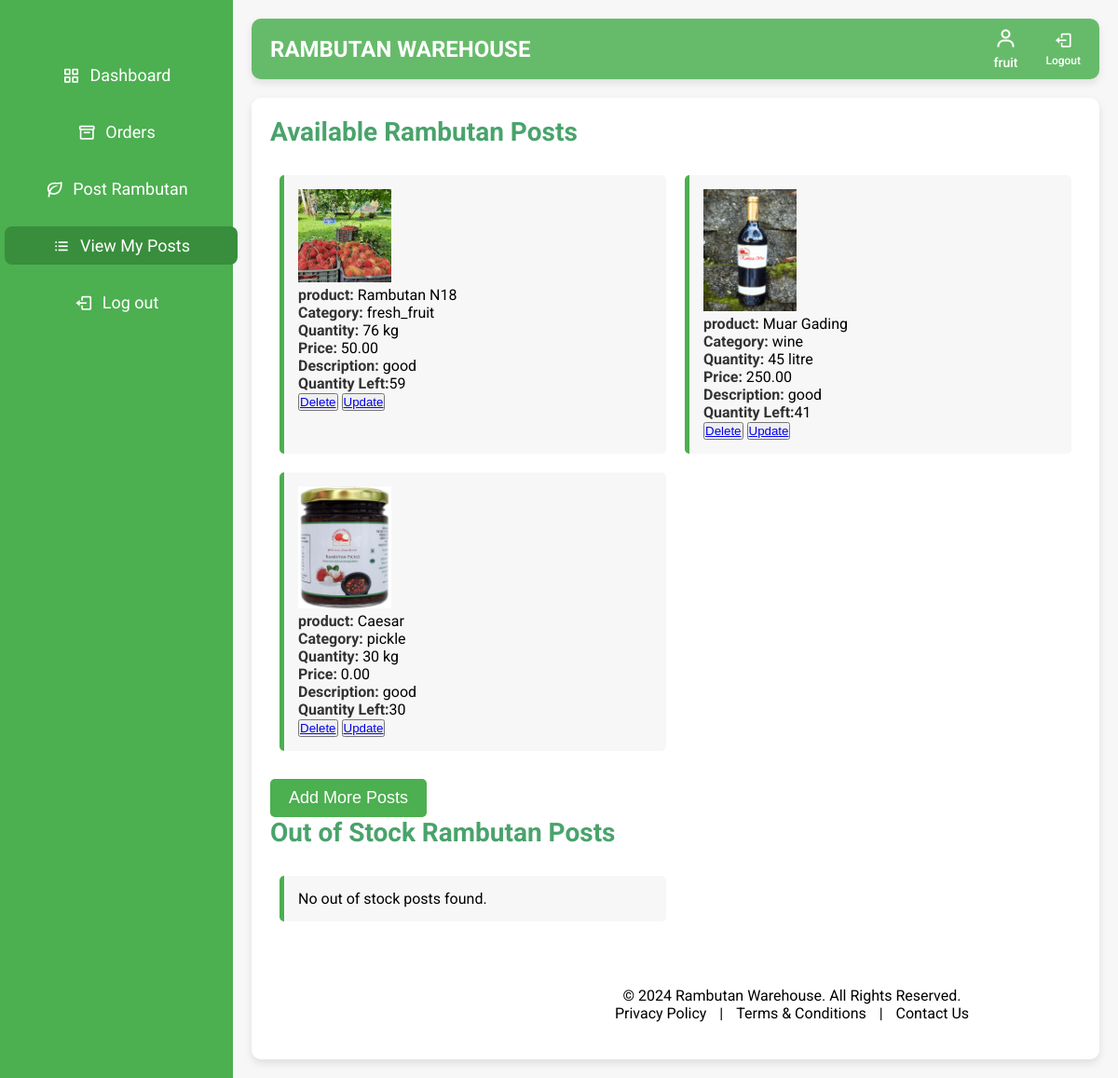
Page /view_posts/ (signed in) on the committed database.
### warehouse/models.py (models this page shows, shortened)
class Registeruser(AbstractUser):
    username = models.EmailField(unique=True)
    name = models.CharField(max_length=50,default='noname')
    contact = models.CharField(max_length=250, blank=True)
    address = models.CharField(max_length=250, blank=True)
    place = models.CharField(max_length=100, blank=True)
    role = models.CharField(max_length=10, choices=ROLE_CHOICES)
    groups = models.ManyToManyField(
        Group,
        related_name='registeruser_set',  # Custom related_name
        blank=True,
        help_text='The groups this user belongs to. A user will get all permissions granted to each of their groups.'
    )
    user_permissions = models.ManyToManyField(
        Permission,
        related_name='registeruser_set',  # Custom related_name
        blank=True,
        help_text='Specific permissions for this user.'
    )

class RambutanPost(models.Model):
    farmer = models.ForeignKey('FarmerDetails', on_delete=models.CASCADE, related_name='rambutan_posts')
    PRODUCT_CHOICES = sorted([
        ('Binjai', 'Binjai'),
        ('Caesar', 'Caesar'),
        ('E35', 'E35'),
        ('Hg Deli Baling', 'Hg Deli Baling'),
        ('Jarum Emas', 'Jarum Emas'),
        ('Maharlika', 'Maharlika'),
        ('Malwana', 'Malwana'),
        ('Muar Gading', 'Muar Gading'),
        ('Rambutan N18', 'Rambutan N18'),
        ('Rongrien', 'Rongrien'),
        ('School Boy', 'School Boy'),
        ('other', 'Other')  # 'Other' option placed last
    ], key=lambda x: (x[0] != 'other', x[0]))  # Ensures 'Other' is last
    product = models.CharField(max_length=255, choices=PRODUCT_CHOICES)
    CATEGORY_CHOICES = [
        ('fresh_fruit', 'Fresh Fruit'),
        ('juice', 'Juice'),
        ('pickle', 'Pickle'),
        ('wine', 'Wine'),
    ]
    category = models.CharField(max_length=20, choices=CATEGORY_CHOICES)
    quantity_type = models.CharField(max_length=10, choices=[('kg', 'Kilograms'), ('L', 'Litres')])
    quantity = models.PositiveIntegerField(default=1)
    quantity_left = models.PositiveIntegerField(default=0)
    price = models.DecimalField(max_digits=10, decimal_places=2)
    image = models.ImageField(upload_to='rambutan_images/')
    description = models.TextField()
    created_at = models.DateTimeField(auto_now_add=True)
    is_available = models.BooleanField(default=True)

### warehouse/views.py (the view)
# urls.py: path('view_posts/',views.view_posts,name='view_posts'),
@login_required
@cache_control(no_cache=True, must_revalidate=True, no_store=True)
def view_posts(request):
    user = request.user
    try:
        farmer_details = user.farmerdetails
        available_posts = RambutanPost.objects.filter(farmer=farmer_details, is_available=True)
        out_of_stock_posts = RambutanPost.objects.filter(farmer=farmer_details, is_available=False, quantity_left=0)
        unavailable_posts = RambutanPost.objects.filter(farmer=farmer_details, is_available=False).exclude(quantity_left=0)
    except FarmerDetails.DoesNotExist:
        return redirect('farmer_details')
    context = {
        'available_posts': available_posts,
        'out_of_stock_posts': out_of_stock_posts,
        'unavailable_posts': unavailable_posts,
        'user': user,
    }
    return render(request, 'view_posts.html', context)

### warehouse/templates/view_posts.html (shortened to what this page needs)
<!DOCTYPE html>
<html lang="en" dir="ltr">
<head>
  <link href="https://unpkg.com/boxicons@2.0.7/css/boxicons.min.css" rel="stylesheet">
  <link href="https://cdn.jsdelivr.net/npm/sweetalert2@11/dist/sweetalert2.min.css" rel="stylesheet">
</head>
<body>
  <div class="sidebar">
    <ul class="nav-links">
      <li>
        <a href="{% url 'farmer_dashboard' %}" >
          <i class='bx bx-grid-alt'></i>
          <span class="links_name">Dashboard</span>
        </a>
      </li>
      <li>
        <a href="{% url 'farmer_orders' %}">
          <i class='bx bx-box'></i>
          <span class="links_name">Orders</span>
        </a>
      </li>
      <li>
        <a href="{% url 'post_rambutan' %}">
          <i class='bx bx-leaf'></i>
          <span class="links_name">Post Rambutan</span>
        </a>
      </li>
      <li>
        <a href="{% url 'view_posts' %}" class="active">
          <i class='bx bx-list-ul'></i>
          <span class="links_name">View My Posts</span>
        </a>
      </li>
      <li class="log_out">
        <a href="{% url 'logout' %}">
          <i class='bx bx-log-out'></i>
          <span class="links_name">Log out</span>
        </a>
      </li>
    </ul>
  </div>
  <section class="home-section">
    <nav class="top-navbar">
      <div class="logo">
        <span class="logo-text">Rambutan Warehouse</span>
      </div>
      <ul class="nav-icons">
        <li class="user-profile">
          <a href="#">
            <i class='bx bx-user'></i>
            <span class="icon-name">{{ user.name }}</span>
          </a>
        </li>
        <li>
          <a href="{% url 'logout' %}">
            <i class='bx bx-log-out'></i>
            <span class="icon-name">Logout</span>
          </a>
        </li>
      </ul>
    </nav>
    <div class="home-content">
      <div class="posts-section">
        <h2>Available Rambutan Posts</h2>
        <ul>
          {% for post in available_posts %}
          <li>
            <img src="/media/{{ post.image }}" alt="{{ post.name }}" width="100px"><br>
            <strong>product:</strong> {{ post.product }}<br>
            <strong>Category:</strong> {{ post.category }}<br>
            <strong>Quantity:</strong> {{ post.quantity }}  {{post.quantity_type }}<br>
            <strong>Price:</strong> {{ post.price }}<br>
            <strong>Description:</strong> {{ post.description }}<br>
            <strong>Quantity Left:</strong>{{ post.quantity_left }}<br>
            <button><a href="{% url 'delete_post' post.id %}">Delete</a></button>
            <button><a href="{% url 'update_post' post.id %}">Update</a></button>
          </li>
          {% empty %}
          <li>No available posts found. Add your first rambutan post.</li>
          {% endfor %}
        </ul>
        <a href="{% url 'post_rambutan' %}">
          <button class="submit-button">Add More Posts</button>
        </a>
      </div>
      <div class="posts-section">
        <h2>Out of Stock Rambutan Posts</h2>
        <ul>
            {% for post in out_of_stock_posts %}
            <li>
                <img src="/media/{{ post.image }}" alt="{{ post.name }}" width="100px"><br>
                <strong>Name:</strong> {{ post.product }}<br>
                <strong>Category:</strong> {{ post.category }}<br>
                <strong>Quantity:</strong> {{ post.quantity_left }} {{post.quantity_type }}<br>
                <strong>Price:</strong> {{ post.price }}<br>
                <strong>Description:</strong> {{ post.description }}<br>
                <strong>Status:</strong> Out of Stock<br>
                <button><a href="{% url 'delete_post' post.id %}">Delete</a></button>
                <button><a href="{% url 'update_quantity' post.id %}">Update</a></button>
            </li>
            {% empty %}
            <li>No out of stock posts found.</li>
            {% endfor %}
        </ul>
      </div>
  <footer>
    <p>&copy; 2024 Rambutan Warehouse. All Rights Reserved.</p>
    <a href="#">Privacy Policy</a> |
    <a href="#">Terms & Conditions</a> |
    <a href="#">Contact Us</a>
  </footer>
  </section>
</body>
</html>

### warehouse/templates/view_posts.html (style rules this page uses)
body { font-family: 'Roboto', sans-serif; margin: 0; padding: 0; background-color: #f7f7f7; }
* { margin: 0; padding: 0; box-sizing: border-box; }
:root { --primary-color: #4CAF50; --secondary-color: #66BB6A; --accent-color: #388e3c; --light-bg: #f0f4f3; --dark-bg: #333; --text-color: #333; --white: #ffffff; --font-family: 'Roboto', sans-serif; --font-family-logo: 'Fredoka One', cursive; }
body { font-family: var(--font-family); background-color: var(--light-bg); display: flex; min-height: 100vh; }
.sidebar { background-color: var(--primary-color); width: 250px; position: fixed; top: 0; left: 0; height: 100%; padding-top: 40px; transition: width 0.3s ease; z-index: 1000; }
.sidebar ul { list-style: none; }
.sidebar ul li { margin: 20px 0; text-align: center; }
.sidebar ul li a { text-decoration: none; color: var(--white); font-size: 18px; display: flex; align-items: center; justify-content: center; padding: 10px 20px; border-radius: 8px; transition: background-color 0.3s, transform 0.3s; }
.sidebar ul li a:hover, .sidebar ul li a.active { background-color: var(--accent-color); transform: translateX(5px); }
.sidebar ul li a i { margin-right: 10px; font-size: 20px; }
.home-section { margin-left: 250px; padding: 20px; width: calc(100% - 250px); transition: margin-left 0.3s ease, width 0.3s ease; display: flex; flex-direction: column; min-height: 100vh; }
.top-navbar { background-color: var(--secondary-color); padding: 10px 20px; display: flex; justify-content: space-between; align-items: center; border-radius: 10px; box-shadow: 0 4px 8px rgba(0, 0, 0, 0.1); margin-bottom: 20px; }
.logo-text { font-size: 24px; color: white; font-weight: bold; text-transform: uppercase; }
.top-navbar ul.nav-icons { list-style: none; display: flex; gap: 30px; align-items: center; }
.top-navbar ul.nav-icons li a { text-decoration: none; color: var(--white); font-size: 20px; display: flex; flex-direction: column; align-items: center; transition: color 0.3s; position: relative; }
.top-navbar ul.nav-icons li a .icon-name { font-size: 12px; margin-top: 5px; font-weight: 500; }
.top-navbar ul.nav-icons li.user-profile a i { font-size: 24px; color: var(--white); }
.top-navbar ul.nav-icons li.user-profile a .icon-name { font-size: 14px; color: var(--white); }
.home-section { margin-left: 250px; padding: 20px; background-color: #f7f7f7; min-height: 100vh; }
.top-navbar ul.nav-icons li.user-profile a { display: flex; flex-direction: column; align-items: center; }
.top-navbar ul.nav-icons li.user-profile a .icon-name { font-size: 14px; margin-top: 5px; }
.home-content { background-color: white; padding: 20px; border-radius: 10px; box-shadow: 0 4px 8px rgba(0, 0, 0, 0.1); }
.posts-section h2 { font-size: 28px; color: #49a36b; margin-bottom: 20px; }
.posts-section ul { list-style: none; padding: 0; display: flex; flex-wrap: wrap; }
.posts-section li { width: calc(50% - 20px); margin: 10px; padding: 15px; background-color: #f7f7f7; border-radius: 5px; border-left: 5px solid #4CAF50; box-sizing: border-box; }
.posts-section li strong { color: #333; }
.submit-button { background-color: #4CAF50; color: white; padding: 10px 20px; border: none; border-radius: 5px; cursor: pointer; font-size: 18px; margin-top: 20px; }
footer { width: calc(100% - 250px); margin-left: 250px; margin-top: 40px; padding: 20px; color: var(--black); text-align: center; border-radius: 10px; }
footer a { color: var(--black); text-decoration: none; margin: 0 10px; transition: color 0.3s; }

### rows in the picture
Registeruser: name "fruit"
RambutanPost: image (picture), product "Rambutan N18", category "fresh_fruit", quantity "76", quantity_type "kg", price "50.00", description "good", quantity_left "59"
RambutanPost: image (picture), product "Muar Gading", category "wine", quantity "45", quantity_type "litre", price "250.00", description "good", quantity_left "41"
RambutanPost: image (picture), product "Caesar", category "pickle", quantity "30", quantity_type "kg", price "0.00", description "good", quantity_left "30"
